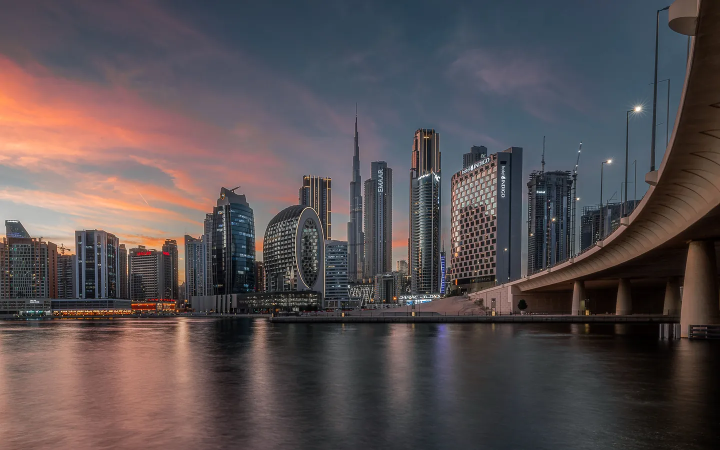
#> input picture assets/img/about-business-bay-1440.webp, 1440 x 900 px, found by its file name (shown at 1/2 size)
$ python -i build-pages.py   (imports and definitions only)
#> lines starting #> are read from the running program, lines starting #| are printed output that depends on the picture
#!/usr/bin/env python3
"""Build the inner pages and the blog from the old site's content.

Usage:  python3 tools/build-pages.py
Reads:  content/pages/*.json and content/posts/*.json (written by tools/scrape-pages.py), and index.html,
        whose icon sprite, header, contact section, footer and case studies every page shares.
Writes: <slug>/index.html for every page and post, blog/index.html, and assets/img/up/*.webp.
        Images are downloaded once into tools/.cache/uploads/ and re-encoded (needs Pillow).

The words come from the content files as they are. This script decides the layout and adds only
UI labels (breadcrumbs, "Before"/"After", "Previous"/"Next"). Run it again after editing index.html.
"""
import html, json, os, re, subprocess, sys
from PIL import Image, ImageSequence

ROOT = os.path.dirname(os.path.dirname(os.path.abspath(__file__)))
CONTENT = os.path.join(ROOT, "content")
CACHE = os.path.join(ROOT, "tools", ".cache", "uploads")
IMG_DIR = "assets/img/up"
UPLOADS = "https://www.energysavers.me/wp-content/uploads/"
UP = "../"   # every generated page sits one folder below the site root
HEADINGS = ("h2", "h3", "h4", "h5", "h6")

# ------------------------------------------------------------------ site map (labels are the old menu's)
CASES = [  # homepage article id -> old page slug, in the old site's order
    ("dubai-medical", "dubai-medical-university-hospital-dubai"),
    ("emicool", "emicool-in-motor-city-dubai-2021"),
    ("bid-factory", "bid-factory-al-quoz-dubai-2021"),
    ("dp-world", "dp-world-dubai-2021"),
    ("burj-al-arab", "burj-al-arab-jumeirah-group-dubai-2021"),
    ("wild-wadi", "wild-wadi-jumeirah-group-dubai-2021"),
    ("mina-asalam", "mina-asalam-jumeirah-group-dubai-2021"),
]
TREE = [
    ("about", "About", []),
    ("products", "Products", [
        ("power-quality", "Power Quality", [
            ("ahf", "Active Harmonic Filter", []),
            ("static-var-generator", "Static Var Generator", []),
            ("voltage-optimizers", "Voltage Optimization", []),
            ("uninterrupted-power-supply", "Uninterrupted Power Supply", []),
            ("power-quality-mobile-anlayser", "Power Quality Mobile Analyser", [
                ("pq-box-50", "PQ-Box 50", []),
                ("pq-box-150-the-mobile-power-quality-allrounder", "PQ-Box 150", []),
                ("pq-box-200-the-mobile-tool-for-the-expert", "PQ-Box 200", []),
                ("pq-box-300-the-mobile-high-frequency-power-quality-tool", "PQ-Box 300", []),
            ]),
        ]),
        ("hvac", "HVAC", [
            ("heat-pumps", "Heat Pumps System", []),
            ("adsorption-chiller", "Adsorption Chiller", []),
            ("air-purifiers-smoke-filters", "Air Purifiers / Smoke Filters", []),
        ]),
        ("automation", "Automation", [
            ("bms-servers-controllers", "BMS Servers & Controllers", []),
            ("sensors", "Sensors", []),
            ("power-supply", "Power Supply", []),
            ("smart-meters", "Smart Meters", []),
        ]),
        ("ev-chargers", "EV Chargers", [
            ("360480kw-distributed-charger", "360~480kW Distributed Charger", []),
            ("sec-200-240kw-integrated-charger", "SEC 200-240kW Integrated Charger", []),
            ("sec-series", "SEC 60-160kW Integrated Charger", []),
            ("sec-40-80kw-integrated-charger", "SEC 40-80kW Integrated Charger", []),
            ("interstellar-ac-charger", "Interstellar AC Charger", []),
            ("mira-ac-charger", "Mira AC Charger", []),
            ("ser-series", "SER 20kW Power Module", []),
            ("ser-series-40kw-power-module", "SER 40kW Power Module", []),
        ]),
    ]),
    ("solutions", "Solutions", [
        ("power-quality-audits", "Power Quality Audits", []),
        ("power-quality-solutions", "Power Quality Solutions", []),
        ("hvac-optimization", "HVAC Optimization", []),
        ("automation-solutions", "Automation Solutions", []),
        ("indoor-air-quality-improvement", "Indoor Air Quality Improvement", []),
        ("smart-metering-lighting", "Smart Metering & Lighting", []),
    ]),
    ("services", "Services", [
        ("energy-audit", "Energy Audit", []),
        ("pq-audit-and-measurement", "PQ Audit and Measurement", []),
        ("harmonic-studies", "Harmonic Studies", []),
        ("harmonic-simulation-studies", "Harmonic Simulation Studies", []),
        ("pq-equipment-rental", "PQ Equipment Rental", []),
    ]),
    ("sectors", "Sectors", [
        ("hospitality", "Hospitality", []),
        ("industrial-plants", "Industrial Plants", []),
        ("data-centres-telecom", "Data Centers / Telecom", []),
        ("commercial-facilities", "Commercial Facilities", []),
        ("cooling-plants", "Cooling Plants", []),
    ]),
    ("case-studies", "Case studies", [(slug, key, []) for key, slug in CASES]),   # labels filled in from index.html
    ("blog", "Blog", []),
    ("contact-us", "Contact", []),
]
LABEL, PARENT, CHILDREN = {}, {}, {}


# [5 lines left out: function walk, not called in this run]


# [1 line not run here, left out]
LINE_OF_KEY = {"pq": "power-quality", "hvac": "hvac", "auto": "automation", "ev": "ev-chargers"}
PRODUCT_KEYS = {  # the homepage's product-sheet keys
    "ahf": "ahf", "svg": "static-var-generator", "oskar": "voltage-optimizers", "ups": "uninterrupted-power-supply",
    "pq-mobile": "power-quality-mobile-anlayser", "heat-pump": "heat-pumps", "adsorption": "adsorption-chiller",
    "air-purifier": "air-purifiers-smoke-filters", "bms": "bms-servers-controllers", "sensors": "sensors",
    "power-supply": "power-supply", "smart-meters": "smart-meters", "ev-360-480": "360480kw-distributed-charger",
    "ev-200-240": "sec-200-240kw-integrated-charger", "ev-60-160": "sec-series", "ev-40-80": "sec-40-80kw-integrated-charger",
    "ev-interstellar": "interstellar-ac-charger", "ev-mira": "mira-ac-charger",
}
SECTOR_KEYS = {"hospitality": "hospitality", "industrial-plants": "industrial", "data-centres-telecom": "datacentre",
               "commercial-facilities": "commercial", "cooling-plants": "cooling"}
INTEREST = {"energy-audit": "Energy audit", "power-quality-audits": "Power quality audit", "pq-audit-and-measurement": "Power quality audit",
            "harmonic-studies": "Power quality audit", "harmonic-simulation-studies": "Power quality audit"}

# Text that is corrected or flagged, as already done on the homepage (see NOTES.md)
OVERRIDES = {
    "voltage-optimizers": {
        "todo": "the old page credits OSKAR to Schneider Electric with an unusual acronym expansion; OSKAR appears to be an A. Eberle product. That sentence is left out until confirmed, as in the homepage sheet.",
        "replace": [("Voltage Optimization-OSKAR (Operational Systematic K-band Analogue Reduction) is a cutting-edge technology developed by Schneider Electric which optimizes the electricity supply voltage to reduce energy consumption and improve energy efficiency within a building or facility. ", "")],
    },
    "pq-equipment-rental": {
        "todo": "the old text described renting backhoes and forklifts. As approved for the homepage, it is replaced with their own PQ analyser wording; supply rental-specific text if wanted.",
        "replace": [(re.compile(r"^PQ Equipment Rental is a business that provides rental services for a variety of heavy equipment.*$"),
                     "Power Quality Mobile Analyzer is a handheld device used to analyze the power quality of an electrical system. It measures and records voltage, current, frequency, power factor, harmonics, and other power quality parameters.")],
    },
    "adsorption-chiller": {"todo": "the “Advanced Cooling Solutions” paragraph describes another company (as on the old page). Check whether it belongs here."},
    "ev-chargers": {"todo": "on the old page the SER 20kW Power Module card linked to the SEC Series page; it now links to the SER Series page."},
}
FIX_LINKS = {("ev-chargers", "SER 20kW Power Module"): "ser-series"}
# Graphics drawn for the old site's dark sections (white labels): their band is set on ink
DARK_GROUND = {"2023/01/dlm-left-min.png", "2023/01/dml-right-min.png", "2023/04/constant-power.png",
               "2023/04/ultra-wide-output.png", "2023/04/equipped.png"}

JUNK = re.compile(r"^(×|\+|-|sample title|sample description|description|content missing|"
                  r"get it on google play download on the app store|download data ?sheet|view more)$", re.I)
ACRONYMS = set("AHF SVG ASVG UPS HVAC PQ BMS SCADA IEEE OSKAR EV AC DC ES COP VFD VFDS LED LEDS IAQ PFC UAE KSA ISO FFT "
               "PCBA IGBT HEPA VOC VOCS CO2 DEWA OTA APP CPO SOC DVR MEP FZE LLC AMR IOT PLC HMI THD PF DESC SER SEC WLAN".split())
PROPER = {"energy savers": "Energy Savers", "sinexcel": "Sinexcel", "siemens": "Siemens", "dubai": "Dubai"}
UPPER = set("AHF SVG UPS HVAC PQ BMS SCADA IEEE LED IAQ HEPA EV VFD COP".split())   # "Bms" and "hvac" in old headings
FIGURE = re.compile(r"^[\d.,~+%<>≥≤-]+\s?[%A-Za-z]{0,3}$")
MOBILE = re.compile(r"(-m-\d|mobile)", re.I)
WARN = []
SQ_LIST = '<ul class="sq-list">'


# ------------------------------------------------------------------ small helpers
def read(path):
    return open(os.path.join(ROOT, path), encoding="utf-8").read()


def esc(t):
    return html.escape(t, quote=False)


def attr(t):
    return html.escape(t, quote=True)


def lines(t):
    return "<br>".join(esc(x) for x in t.split("\n"))


def one_line(t):
    return re.sub(r"\s*\n\s*", " ", t).strip()


def lvl(b):
    return int(b["t"][1])


def text_of(item):
    return item if isinstance(item, str) else item["text"]


# [34 lines left out: functions tidy, accent, not called in this run]


def norm(t):
    return re.sub(r"[^a-z0-9]+", " ", one_line(t).lower().replace("about ", "")).strip()


def href(slug):
    return UP + slug + "/"


# [9 lines left out: function inline, not called in this run]


# ------------------------------------------------------------------ images
_images = {}


def image(path):
    """Download (once) and encode an old-site image. Returns its size, WebP files and tone."""
    if path in _images:
        return _images[path]
    src = os.path.join(CACHE, path)
    if not os.path.exists(src) or not os.path.getsize(src):
        os.makedirs(os.path.dirname(src), exist_ok=True)
        if subprocess.run(["curl", "-sfL", "-A", "Mozilla/5.0", "-o", src, UPLOADS + path]).returncode:
            raise SystemExit("download failed: " + path)
    im = Image.open(src)
#> im is the input picture: PIL image 1440x900 RGB; mean R, G, B 88.2, 79.2, 81.3
    W, H = im.size
#> W = 1440; H = 900
    stem = re.sub(r"[^a-z0-9]+", "-", path.lower().rsplit(".", 1)[0]).strip("-")
    os.makedirs(os.path.join(ROOT, IMG_DIR), exist_ok=True)
    info = {"w": W, "h": H, "files": [], "still": None}
    rgba = im.convert("RGBA")
    info["alpha"] = rgba.getextrema()[3][0] < 250
    if getattr(im, "is_animated", False):
        w = min(W, 800)
        out, still = f"{IMG_DIR}/{stem}-{w}.webp", f"{IMG_DIR}/{stem}-{w}-still.webp"
        if not os.path.exists(os.path.join(ROOT, out)):
            frames, durations = [], []
            for fr in ImageSequence.Iterator(im):
                durations.append(fr.info.get("duration", 80))
                f = fr.convert("RGBA")
                frames.append(f if w == W else f.resize((w, round(H * w / W)), Image.LANCZOS))
            frames[0].save(os.path.join(ROOT, out), "WEBP", save_all=True, append_images=frames[1:],
                           duration=durations, loop=0, quality=72, method=4)
            frames[0].save(os.path.join(ROOT, still), "WEBP", quality=82, method=6)
        info["files"], info["still"] = [(w, out)], still
    else:
        ladder = [W] if W <= 960 else [960, W] if W <= 1600 else [960, 1600]
#> ladder = [960, 1440]
        base = rgba if info["alpha"] else rgba.convert("RGB")
        for w in ladder:
            out = f"{IMG_DIR}/{stem}-{w}.webp"
            if not os.path.exists(os.path.join(ROOT, out)):
                r = base if w == W else base.resize((w, round(H * w / W)), Image.LANCZOS)
                photo = path.lower().endswith((".jpg", ".jpeg"))
                r.save(os.path.join(ROOT, out), "WEBP", quality=80 if photo else 88, method=6)
            info["files"].append((w, out))
#> this loop made 2 passes
#> pass 1, in image, `r = base if w == W else base.resize((w, round(H * w / W)), Image.LANCZ..`:
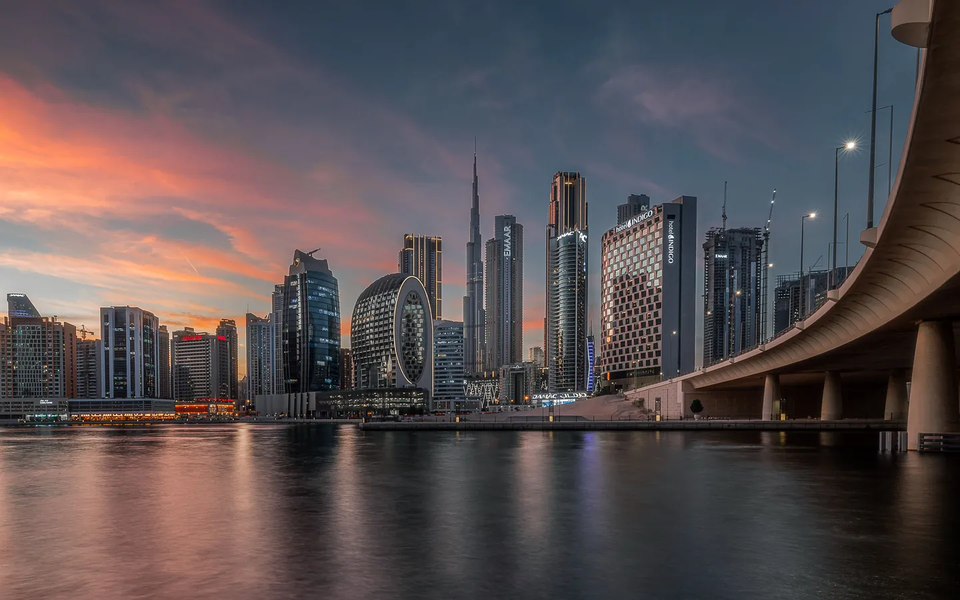
#> r: PIL image 960x600 RGB; mean R, G, B 88.2, 79.2, 81.3
    # a product shot on white has white corners; a photo does not
    rgb = rgba.convert("RGB")
    corners = [rgb.getpixel((x, y)) for x in (0, W - 1) for y in (0, H - 1)]
#> corners = [(74, 70, 80), (146, 107, 97), (36, 25, 13), (6, 4, 3)]
    info["white_corners"] = all(min(c) >= 238 for c in corners)
    # how light the visible pixels are: decides whether an icon set sits on ink or paper
    small = rgba.resize((32, 32))
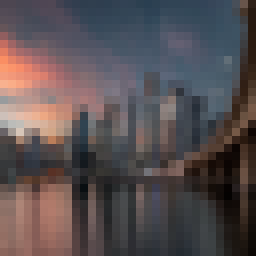
#> small: PIL image 32x32 RGBA (shown 8 times larger); mean R, G, B, A 88.2, 79.2, 81.3, 255
    px = [p for p in small.getdata() if p[3] > 128]
#> px = 1024 items, first 6: (77, 70, 81, 255), (77, 70, 81, 255), (73, 70, 82, 255), (73, 70, 83, 255), (77, 70, 84, 255), (79, 70, 84, 255)
    info["tone"] = (sum(.2126 * r + .7152 * g + .0722 * b for r, g, b, _ in px) / len(px) / 255) if px else 1
    _images[path] = info
    return info


def is_icon(path):
    return image(path)["w"] <= 160


# [46 lines left out: functions is_cutout, img, home_img, not called in this run]


# ------------------------------------------------------------------ shared parts, from index.html
# [1 line that did not run here, left out]


def cut(pattern):
    m = re.search(pattern, HOME, re.S)
    if not m:
        raise SystemExit("index.html: missing " + pattern[:60])
    return m.group(0)


# [6 lines left out: function relink, not called in this run]


# [1 line that did not run here, left out]
# [1 line that did not run here, left out]
# [1 line that did not run here, left out]
# [2 lines that did not run here, left out]
# [1 line that did not run here, left out]
# [2 lines that did not run here, left out]
# [1 line that did not run here, left out]
# [1 line that did not run here, left out]

# [1 line that did not run here, left out]
REGISTER = {}
# [6 lines not run here, left out]
# [1 line that did not run here, left out]


# [105 lines left out: functions header_for, page, crumbs, page_head, doc_link, ul_html, not called in this run]


def figure(b, sizes="(min-width: 960px) 50vw, 100vw", cls="fig"):
    return f'<figure class="{cls}">{img(b["src"], b.get("alt") or "", sizes=sizes, mobile=b.get("mobile"))}</figure>'


# [135 lines left out: functions compare, prose, normalize, layout, not called in this run]


# ------------------------------------------------------------------ bands
class Ids:
    def __init__(self):
        self.n = 0

    def next(self):
        self.n += 1
        return f"s{self.n}"


# [57 lines left out: functions title_html, resolve, tiles, grid_kind, not called in this run]


def icon_tone(items):
    tones = [image(it["title"].get("icon") or it["media"][0]["src"])["tone"] for it in items]
    return "light" if min(tones) >= .55 else "dark"


# [17 lines left out: functions media_html, stats_band, not called in this run]


def is_stats(blocks):
    return (len(blocks) >= 4 and len(blocks) % 2 == 0 and all(b["t"] in HEADINGS for b in blocks)
            and all(FIGURE.match(blocks[j]["text"]) for j in range(0, len(blocks), 2)))


# [67 lines left out: functions band, siblings, contact_button, not called in this run]


def load(kind, slug):
    return json.load(open(os.path.join(CONTENT, kind, slug + ".json"), encoding="utf-8"))


# [327 lines left out: functions description, generic, render_products, render_services, render_index, render_sectors and 10 more, not called in this run]


# [2 lines not run here, left out]

>>> result = image('../assets/img/about-business-bay-1440.webp')
#> result = 7 items

$ run again, on assets/img/case-bid-factory-453.webp
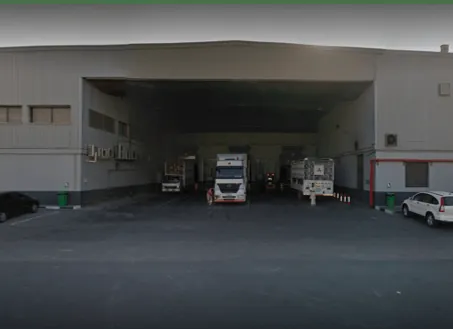
#> input picture assets/img/case-bid-factory-453.webp, 453 x 329 px, found by its file name
#> in image, im is the input picture: PIL image 453x329 RGB; mean R, G, B 72.8, 75.6, 76.1
#> corners = [(73, 110, 79), (35, 41, 46), (73, 111, 73), (36, 42, 49)]
#> in image, `small = rgba.resize((32, 32))`:
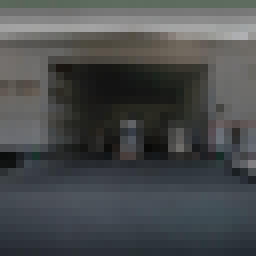
#> small: PIL image 32x32 RGBA (shown 8 times larger); mean R, G, B, A 72.9, 75.6, 76.2, 255
#> px = 1024 items, first 6: (89, 104, 90, 255), (89, 103, 90, 255), (90, 102, 90, 255), (89, 103, 90, 255), (89, 103, 90, 255), (89, 103, 90, 255)
#> result = 7 items
